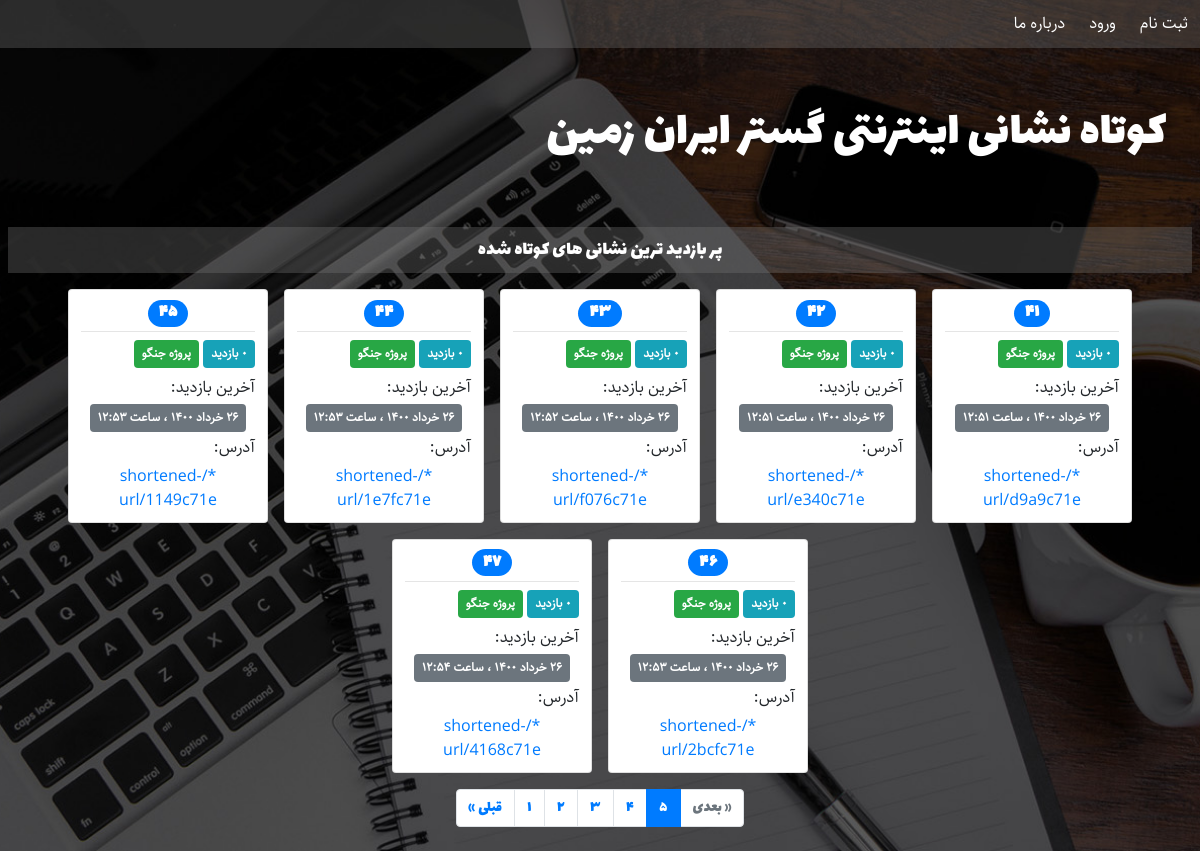
Page /?page=5 on the earlier database version.
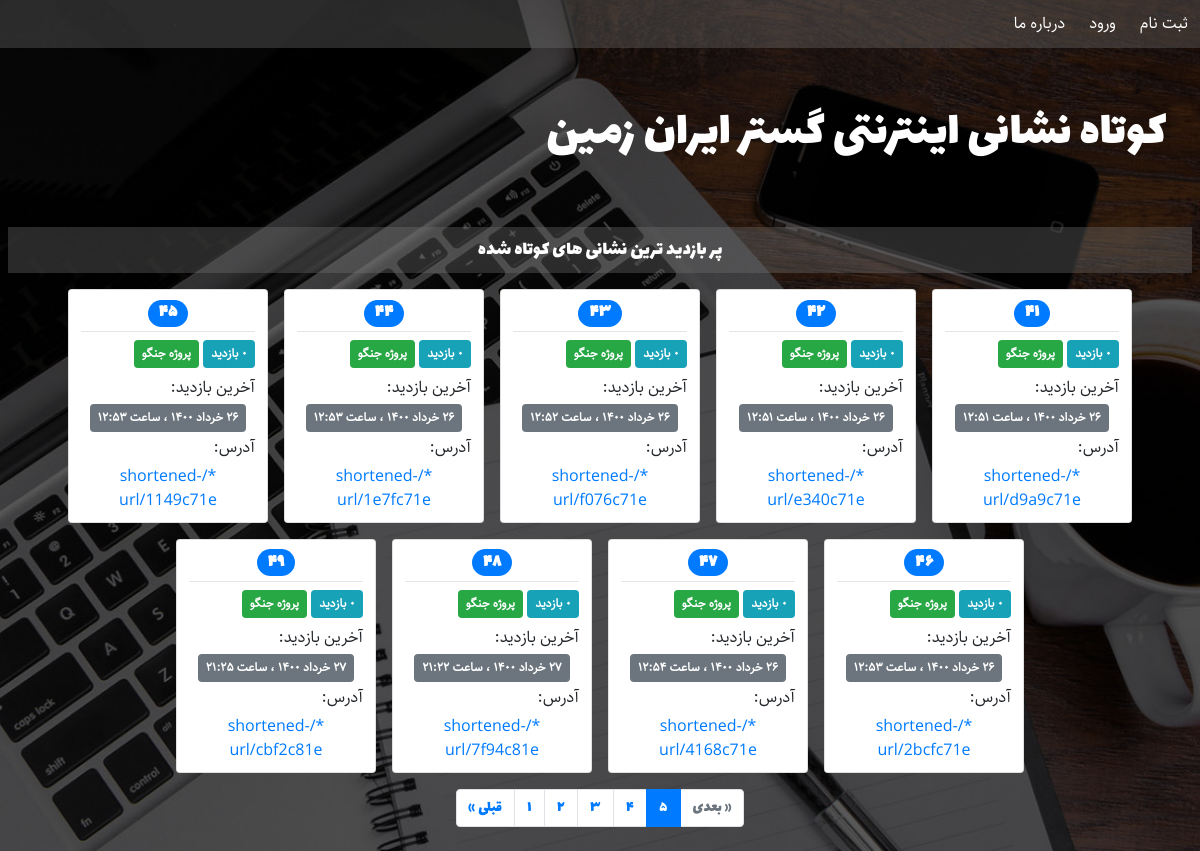
Same page on the later database version.
### URLshortener/models.py (models this page shows, shortened)
class URL(models.Model):
    label = models.CharField(blank=True, max_length=30, verbose_name='عنوان')
    address = models.URLField(max_length=512, verbose_name='نشانی اینترنتی')
    slug = models.SlugField(max_length=8, unique=True, verbose_name='اسلاگ')
    visits = models.PositiveIntegerField(default=0, verbose_name='تعداد بازدید ها')
    created = models.DateTimeField(auto_now_add=True, verbose_name='تاریخ ایجاد')
    last_visit = models.DateTimeField(default=timezone.now, verbose_name='آخرین بازدید')
    author = models.ForeignKey(User, on_delete=models.CASCADE, related_name='urls',
                               verbose_name='ایجاد کننده')
    def last_visit_jalali(self):
        return datetime_to_jalali_str(self.last_visit)
    last_visit_jalali.short_description = 'آخرین بازدید'
    def created_jalali(self):
        return datetime_to_jalali_str(self.created)
    created_jalali.short_description = 'تاریخ ایجاد'
    def __str__(self):
        host = settings.ALLOWED_HOSTS[0] if settings.ALLOWED_HOSTS else 'localhost:8000'
        return '{}/shortened-url/{}'.format(host, self.slug)
    class Meta:
        verbose_name = 'نشانی اینترنتی'
        verbose_name_plural = 'نشانی های اینترنتی'

### URLshortener/views.py (the view)
# urls.py: path('', views.HomeView.as_view(), name='home'),
class HomeView(ListView):
    queryset = URL.objects.order_by('-visits')
    paginate_by = 10
    template_name = 'URLshortener/home.html'

### URLshortener/templatetags/custom_filters.py (called while the page is built)
@register.filter
@stringfilter
def to_persian(string):
    return numbers_to_persian(string)

### URLshortener/templatetags/custom_tags.py (called while the page is built)
@register.inclusion_tag('URLshortener/paginator.html')
def paginator(page):
    return {
        'page': page,
    }

@register.inclusion_tag('URLshortener/url_cards.html')
def url_cards(page):
    return {
        'page': page,
    }

### extensions/jalali.py (called while the page is built)
    def persian_tuple(self):
        return self.persian_year, self.persian_month, self.persian_day

### extensions/time_utils.py (called while the page is built)
def numbers_to_persian(string):
    en_to_fa = {
        '0': '۰',
        '1': '۱',
        '2': '۲',
        '3': '۳',
        '4': '۴',
        '5': '۵',
        '6': '۶',
        '7': '۷',
        '8': '۸',
        '9': '۹',
    }
    for en, fa in en_to_fa.items():
        string = string.replace(en, fa)
    return string

### templates/URLshortener/home.html (shortened to what this page needs)
{% extends 'URLshortener/base.html' %}
{% load static %}
{% load custom_filters %}
{% load custom_tags %}
{% block head %}
	<link rel='stylesheet' href="{% static 'URLshortener/css/home.css' %}">
{% endblock %}
{% block header %}
	<nav class='navbar navbar-expand-sm navbar-dark p-0'>
		<div class="collapse navbar-collapse" id="collapsibleNavbar">
			<ul class="navbar-nav text-center p-0 m-0">
			{% if user.is_authenticated %}
				<li class="nav-item p-1 text-center">
					<a class="nav-link" href="{% url 'URLshortener:dashboard' %}">پنل کاربری</a>
				</li>
				<li class="nav-item p-1 text-center">
					<a class="nav-link" href="{% url 'URLshortener:add-url' %}">کوتاه کردن نشانی</a>
				</li>
				<li class="nav-item p-1 text-center">
					<a class="nav-link" href="{% url 'auth_logout' %}?next=/">خروج</a>
				</li>
			{% else %}
				<li class="nav-item p-1 text-center">
					<a class="nav-link" href="{% url 'registration_register' %}">ثبت نام</a>
				</li>
				<li class="nav-item p-1 text-center">
					<a class="nav-link" href="{% url 'auth_login' %}">ورود</a>
				</li>
			{% endif %}
				<li class="nav-item p-1 text-center">
					<a class="nav-link" href="{% url 'URLshortener:about-us' %}">درباره ما</a>
				</li>
			</ul>
		</div>
	</nav>
	<div class='row container-fluid text-right p-5 text-white header-title'>
		کوتاه نشانی اینترنتی گستر ایران زمین
	</div>
{% endblock %}
{% block main %}
	<div class='container-fluid p-2'>
		<div class='container-fluid text-center text-white p-2 main-title'>پر بازدید ترین نشانی های کوتاه شده</div>
		<div class='container'>
			{% if page_obj %}
				{% url_cards page_obj %}
			{% else %}
				<div class='alert alert-info text-right p-2 m-2 mx-auto'>
					هنوز هیچ نشانی ای اضافه نشده است!
				</div>
			{% endif %}
			{% if is_paginated %}
				{% paginator page_obj %}
			{% endif %}
		</div>
	</div>
{% endblock %}

### templates/URLshortener/url_cards.html (shortened to what this page needs)
{% load custom_filters %}
<div class='container-fluid m-0 p-2 d-flex flex-row flex-wrap justify-content-center cards-div'>
    {% for short_url in page %}
    <div class='card text-right m-2 p-2 url-card'>
        <h4 class='text-center p-0 m-0 url-number'>
            <span class='badge badge-pill badge-primary'>
                {{ forloop.counter0|add:page.start_index|to_persian }}
            </span>
        </h4>
        <hr class='m-1'>
        <div class='p-1'>
            <span class='badge badge-info p-2'>{{ short_url.visits|to_persian }} بازدید</span>
            <span class='badge badge-success p-2'>{{ short_url.label }}</span>
        </div>
        <div class='p-1'>آخرین بازدید:</div>
        <div class='text-center'>
            <span class='badge badge-secondary p-2'>{{ short_url.last_visit_jalali }}</span>
        </div>
        <div class='p-1'>آدرس:</div>
        <a class='btn btn-link d-block p-0' href="{% url 'URLshortener:shortened-url' short_url.slug %}">
            {{ short_url }}
        </a>
    </div>
    {% endfor %}
</div>

Differences in the rows shown:
added URL: visits|to_persian "۰", label "پروژه جنگو", last_visit_jalali "۲۷ خرداد ۱۴۰۰ ، ساعت ۲۱:۲۲", slug "*/shortened-url/7f94c81e"
added URL: visits|to_persian "۰", label "پروژه جنگو", last_visit_jalali "۲۷ خرداد ۱۴۰۰ ، ساعت ۲۱:۲۵", slug "*/shortened-url/cbf2c81e"
